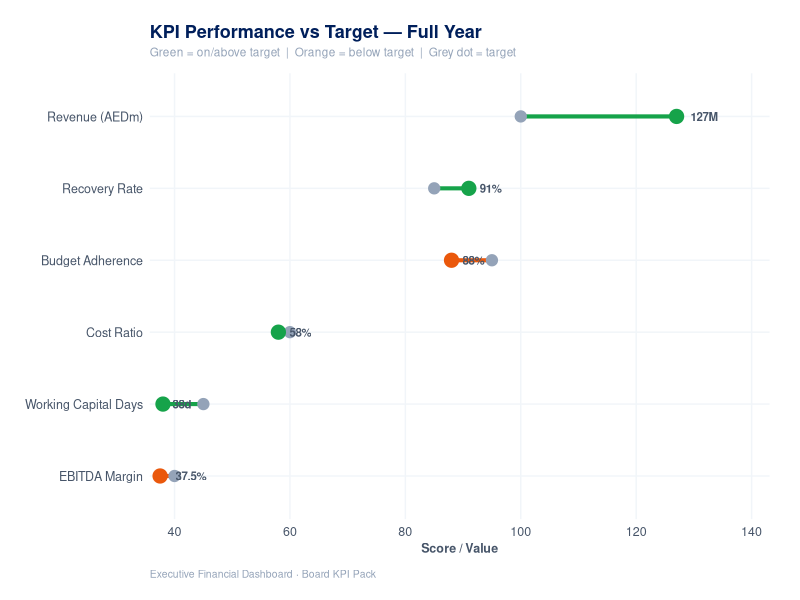
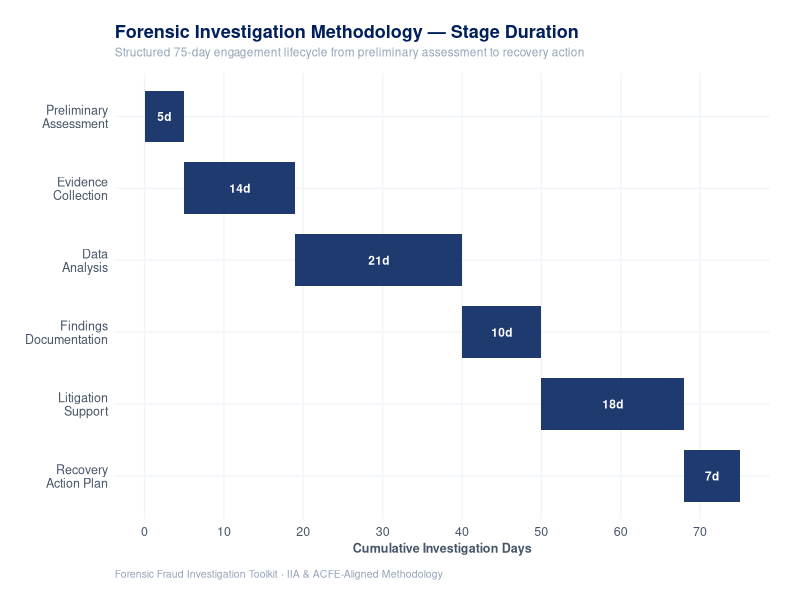
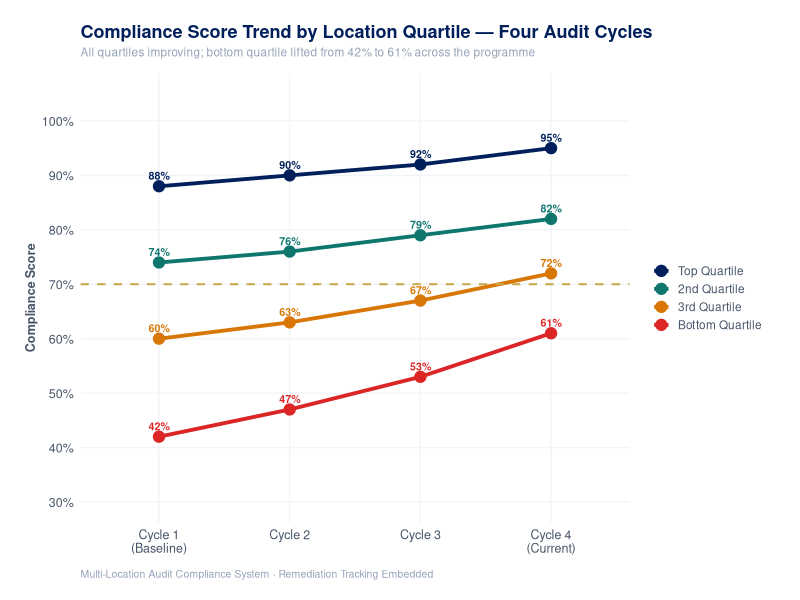

These charts were generated, in order, by the following R code:

library(ggplot2)
library(dplyr)
library(tidyr)
library(scales)

NAVY   <- "#001F5B"
GOLD   <- "#C9A84C"
SLATE  <- "#475569"
LIGHT  <- "#94a3b8"
RED    <- "#dc2626"
AMBER  <- "#d97706"
GREEN  <- "#16a34a"
ORANGE <- "#ea580c"
TEAL   <- "#0f766e"

BASE <- "C:/Users/sorat/Desktop/Coding/portfolio_my/public/images/projects"

pt <- function(legend_pos = "none") {
  theme_minimal(base_size = 11) +
    theme(
      plot.background   = element_rect(fill = "white", colour = NA),
      panel.background  = element_rect(fill = "white", colour = NA),
      panel.grid.major  = element_line(colour = "#f1f5f9", linewidth = 0.5),
      panel.grid.minor  = element_blank(),
      axis.text         = element_text(colour = SLATE, size = 9),
      axis.title        = element_text(colour = SLATE, size = 9, face = "bold"),
      axis.ticks        = element_blank(),
      plot.title        = element_text(colour = NAVY,  size = 13, face = "bold",
                                       margin = margin(b = 4)),
      plot.subtitle     = element_text(colour = LIGHT, size = 8.5,
                                       margin = margin(b = 10)),
      plot.caption      = element_text(colour = LIGHT, size = 7.5,
                                       margin = margin(t = 10), hjust = 0),
      legend.position   = legend_pos,
      legend.text       = element_text(colour = SLATE, size = 8.5),
      legend.title      = element_text(colour = SLATE, size = 9, face = "bold"),
      legend.key.size   = unit(0.9, "lines"),
      plot.margin       = margin(18, 22, 14, 18)
    )
}

save_chart <- function(p, folder, filename, w = 8, h = 5) {
  out <- file.path(BASE, folder, filename)
  ggsave(out, plot = p, width = w, height = h, dpi = 150, bg = "white")
  message("  saved: ", folder, "/", filename)
}

# ── FIX 1: KPI Performance (correct direction + unit labels) ─────────────────
message("\n── Fix 1: KPI Performance ──")

df_kpi <- data.frame(
  kpi             = c("Revenue (AEDm)", "EBITDA Margin", "Cost Ratio",
                       "Working Capital Days", "Recovery Rate", "Budget Adherence"),
  target          = c(100, 40, 60, 45, 85, 95),
  actual          = c(127, 37.5, 58, 38, 91, 88),
  lower_is_better = c(FALSE, FALSE, TRUE, TRUE, FALSE, FALSE),
  unit            = c("M", "%", "%", "d", "%", "%")
)
df_kpi <- df_kpi |>
  mutate(kpi    = reorder(kpi, actual),
         on_tgt = case_when(
           lower_is_better  & actual <= target ~ GREEN,
           lower_is_better  & actual >  target ~ ORANGE,
           !lower_is_better & actual >= target ~ GREEN,
           TRUE                                ~ ORANGE),
         gap    = actual - target)

p3b <- ggplot(df_kpi) +
  geom_segment(aes(y = kpi, yend = kpi, x = target, xend = actual,
                   colour = on_tgt), linewidth = 1.4) +
  geom_point(aes(y = kpi, x = target), colour = LIGHT, size = 3.5) +
  geom_point(aes(y = kpi, x = actual, colour = on_tgt), size = 4.5) +
  geom_text(aes(y = kpi, x = actual,
                label = paste0(actual, unit)),
            hjust = -0.5, size = 2.9, fontface = "bold", colour = SLATE) +
  scale_colour_identity() +
  scale_x_continuous(expand = expansion(mult = c(0.02, 0.18))) +
  labs(title    = "KPI Performance vs Target — Full Year",
       subtitle = "Green = on/above target  |  Orange = below target  |  Grey dot = target",
       x = "Score / Value", y = NULL,
       caption  = "Executive Financial Dashboard · Board KPI Pack") +
  pt()

save_chart(p3b, "finance-dashboard", "kpi-performance.png")

# ── FIX 2: Investigation Stages — geom_tile Gantt ────────────────────────────
message("\n── Fix 2: Investigation Stages ──")

df_stages <- data.frame(
  stage = c("Preliminary\nAssessment", "Evidence\nCollection",
            "Data\nAnalysis", "Findings\nDocumentation",
            "Litigation\nSupport", "Recovery\nAction Plan"),
  days  = c(5, 14, 21, 10, 18, 7),
  order = 1:6
)
df_stages <- df_stages |>
  mutate(end   = cumsum(days),
         start = lag(end, default = 0),
         mid   = (start + end) / 2)

p7b <- ggplot(df_stages) +
  geom_tile(aes(x = mid, y = reorder(stage, -order),
                width = days, height = 0.72),
            fill = NAVY, alpha = 0.88) +
  geom_text(aes(x = mid, y = reorder(stage, -order),
                label = paste0(days, "d")),
            colour = "white", size = 3, fontface = "bold") +
  scale_x_continuous(name = "Cumulative Investigation Days",
                     breaks = seq(0, 80, 10)) +
  labs(title    = "Forensic Investigation Methodology — Stage Duration",
       subtitle = "Structured 75-day engagement lifecycle from preliminary assessment to recovery action",
       y = NULL,
       caption  = "Forensic Fraud Investigation Toolkit · IIA & ACFE-Aligned Methodology") +
  pt()

save_chart(p7b, "fraud-cases", "investigation-stages.png")

# ── FIX 3: Compliance Trend — remove legend "a" artifact ─────────────────────
message("\n── Fix 3: Compliance Trend ──")

df_trend <- data.frame(
  cycle    = rep(c("Cycle 1\n(Baseline)", "Cycle 2", "Cycle 3", "Cycle 4\n(Current)"), 4),
  quartile = rep(c("Top Quartile", "2nd Quartile", "3rd Quartile", "Bottom Quartile"), each = 4),
  score    = c(88, 90, 92, 95,
               74, 76, 79, 82,
               60, 63, 67, 72,
               42, 47, 53, 61)
)
df_trend$cycle    <- factor(df_trend$cycle,
                            levels = c("Cycle 1\n(Baseline)", "Cycle 2",
                                       "Cycle 3", "Cycle 4\n(Current)"))
df_trend$quartile <- factor(df_trend$quartile,
                            levels = c("Top Quartile", "2nd Quartile",
                                       "3rd Quartile", "Bottom Quartile"))

p8b <- ggplot(df_trend, aes(x = cycle, y = score, colour = quartile,
                             group = quartile)) +
  geom_line(linewidth = 1.3) +
  geom_point(size = 3.5) +
  geom_text(aes(label = paste0(score, "%")),
            vjust = -0.8, size = 2.7, fontface = "bold", show.legend = FALSE) +
  geom_hline(yintercept = 70, linetype = "dashed", colour = GOLD, linewidth = 0.7) +
  scale_colour_manual(values = c(NAVY, TEAL, AMBER, RED)) +
  scale_y_continuous(labels = percent_format(scale = 1),
                     limits = c(30, 105), breaks = seq(30, 100, 10)) +
  labs(title    = "Compliance Score Trend by Location Quartile — Four Audit Cycles",
       subtitle = "All quartiles improving; bottom quartile lifted from 42% to 61% across the programme",
       x = NULL, y = "Compliance Score", colour = NULL,
       caption  = "Multi-Location Audit Compliance System · Remediation Tracking Embedded") +
  pt("right")

save_chart(p8b, "restaurant-audit", "compliance-trend.png")

message("\n✓ 3 charts fixed and regenerated.")
